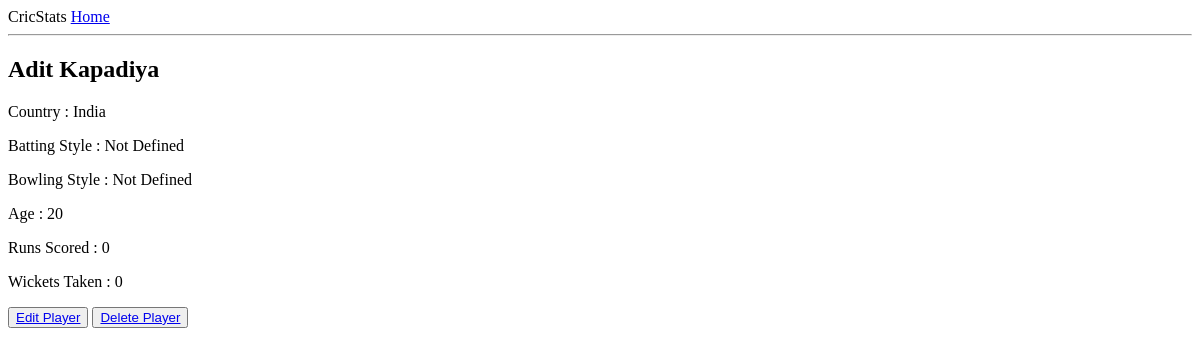
The app's page /detail/6, older data.
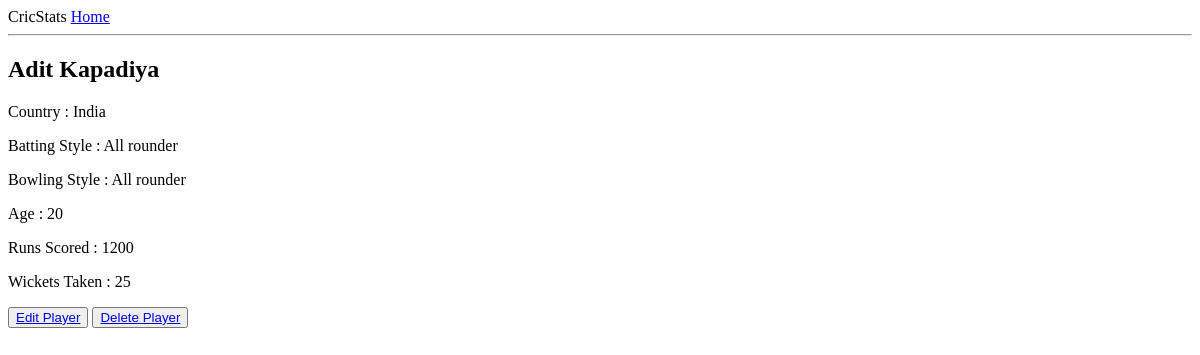
The same page, newer data.
### players/models.py (models this page shows, shortened)
class Player(models.Model):
    playerName = models.CharField(max_length=100)
    country = models.CharField(max_length=100)
    battingStyle = models.CharField(max_length=30)
    bowlingStyle = models.CharField(max_length=50)
    age = models.IntegerField()
    runScored = models.IntegerField()
    wicketsTaken = models.IntegerField()

### players/views.py (the view)
# urls.py: path("detail/<int:player_id>" , views.detail , name="detail"),
def detail(request , player_id):
    player = get_object_or_404(Player , pk = player_id)
    return render(request , "detail.html" , {'data' : player})

### players/templates/detail.html (shortened to what this page needs)
{% extends 'base.html' %}
{% block content %}
<!DOCTYPE html>
<html lang="en">
<head>
</head>
<body>
    {% if data %}
        <h2>{{ data.playerName }}</h2>
        <p>Country : {{ data.country }}</p>
        <p>Batting Style : {{ data.battingStyle }}</p>
        <p>Bowling Style : {{ data.bowlingStyle }}</p>
        <p>Age : {{ data.age }}</p>
        <p>Runs Scored : {{ data.runScored }}</p>
        <p>Wickets Taken : {{ data.wicketsTaken }}</p>
        <button><a href="{% url 'edit_player' data.id %}">Edit Player</a></button>
        <button><a href="{% url 'delete_player' data.id %}">Delete Player</a></button>
    {% endif %}
</body>
</html>
{% endblock %}

### players/templates/base.html (shortened to what this page needs)
<!DOCTYPE html>
<html lang="en">
<head>
</head>
<body>
    {% include 'navbar.html' %}
    {% block content %}
    {% endblock %}
</body>
</html>

### players/templates/navbar.html
<div>
    <span>CricStats</span>
    <span><a href="{% url 'home' %}">Home</a></span>
</div>
<hr>

Row changes from the older to the newer data that the page shows:
changed Player "Adit Kapadiya": battingStyle "Not Defined" → "All rounder"; bowlingStyle "Not Defined" → "All rounder"; runScored "0" → "1200"; wicketsTaken "0" → "25"
